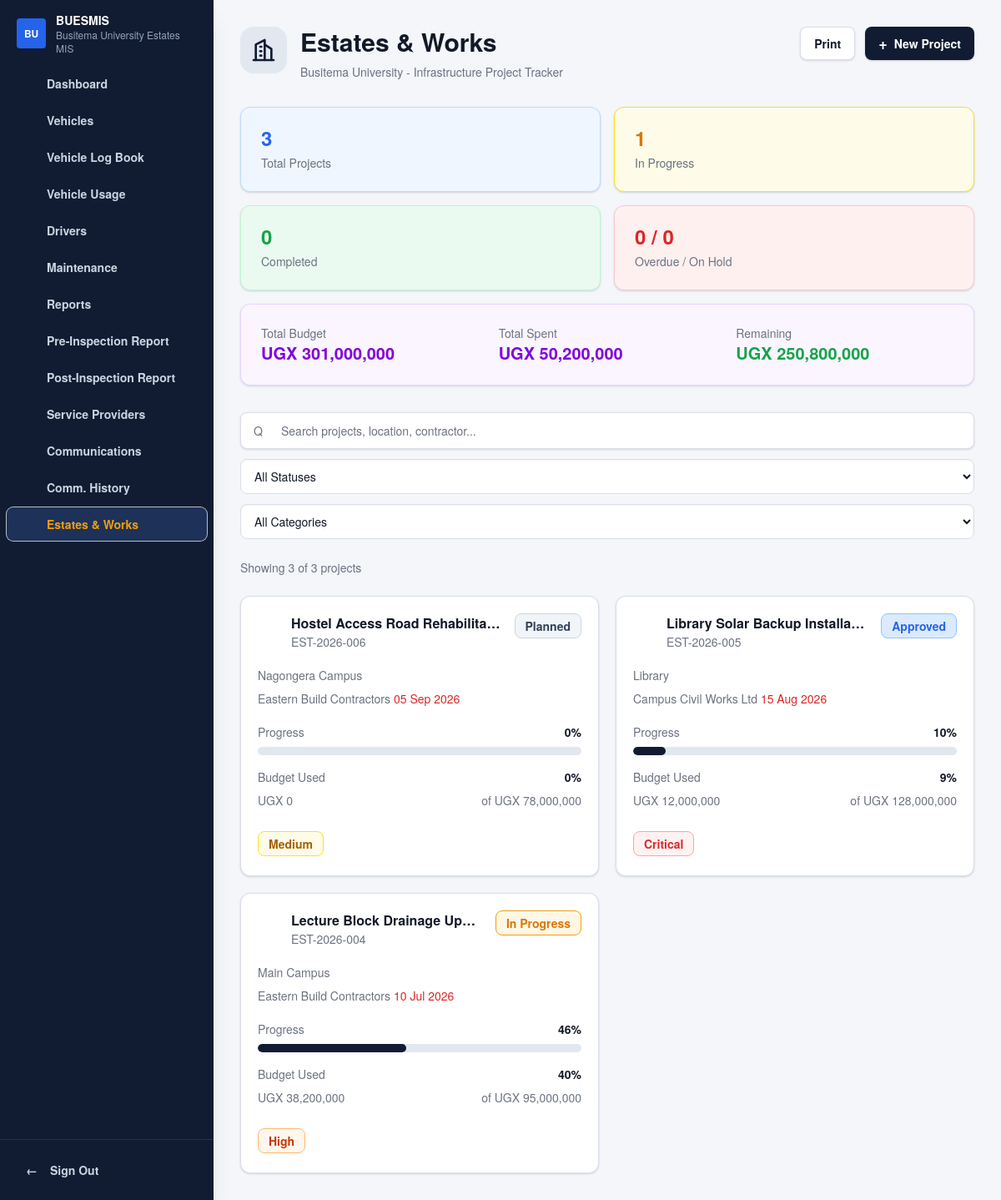
The page /modules/estates/index.php on the database its author committed.
### tables this page shows
CREATE TABLE `estate_projects` (
  `id` int(10) UNSIGNED NOT NULL,
  `contractor_id` int(10) UNSIGNED DEFAULT NULL,
  `created_by` int(10) UNSIGNED DEFAULT NULL,
  `project_name` varchar(180) NOT NULL,
  `project_code` varchar(50) NOT NULL,
  `location` varchar(150) DEFAULT NULL,
  `category` varchar(100) DEFAULT NULL,
  `funding_source` varchar(150) DEFAULT NULL,
  `status` enum('planned','approved','in_progress','on_hold','completed','cancelled') NOT NULL DEFAULT 'planned',
  `priority` enum('low','medium','high','critical') NOT NULL DEFAULT 'medium',
  `start_date` date DEFAULT NULL,
  `deadline` date DEFAULT NULL,
  `budget` decimal(16,2) NOT NULL DEFAULT 0.00,
  `spent` decimal(16,2) NOT NULL DEFAULT 0.00,
  `progress_percent` tinyint(3) UNSIGNED NOT NULL DEFAULT 0,
  `description` text DEFAULT NULL,
  `created_at` timestamp NOT NULL DEFAULT current_timestamp(),
  `updated_at` timestamp NULL DEFAULT NULL ON UPDATE current_timestamp()
);

CREATE TABLE `contractors` (
  `id` int(10) UNSIGNED NOT NULL,
  `name` varchar(150) NOT NULL,
  `contact_person` varchar(120) DEFAULT NULL,
  `phone` varchar(30) DEFAULT NULL,
  `email` varchar(150) DEFAULT NULL,
  `town` varchar(100) DEFAULT NULL,
  `created_at` timestamp NOT NULL DEFAULT current_timestamp(),
  `updated_at` timestamp NULL DEFAULT NULL ON UPDATE current_timestamp()
);

### modules/estates/index.php (the view, shortened to what the rows shown need)
<?php
require_once __DIR__ . '/../../handlers/estates.php';
extract(estateFetchPageData());
require_once __DIR__ . '/helpers.php';
include __DIR__ . '/../../includes/header.php';
?>
<main class="min-h-screen lg:pl-64">
    <div class="mx-auto max-w-[1536px] px-4 py-8 sm:px-6 lg:px-8">
        <div class="mb-8 flex flex-col gap-4 lg:flex-row lg:items-start lg:justify-between">
            <div class="flex items-start gap-4">
                <div>
                    <h1 class="text-2xl font-extrabold tracking-normal text-fleet-ink sm:text-3xl">Estates &amp; Works</h1>
                </div>
            </div>
        </div>
        <section class="mb-4 grid gap-4 md:grid-cols-2 xl:grid-cols-4">
            <article class="interactive-card rounded-xl border border-blue-200 bg-blue-50 p-6 shadow-fleet-card"><p class="text-2xl font-extrabold leading-6 text-fleet-primary"><?= (int) $estateSummary['total_projects']; ?></p><p class="mt-2 text-sm text-fleet-muted">Total Projects</p></article>
            <article class="interactive-card rounded-xl border border-yellow-300 bg-yellow-50 p-6 shadow-fleet-card"><p class="text-2xl font-extrabold leading-6 text-fleet-warning-strong"><?= (int) $estateSummary['in_progress']; ?></p><p class="mt-2 text-sm text-fleet-muted">In Progress</p></article>
            <article class="interactive-card rounded-xl border border-green-200 bg-fleet-success-soft p-6 shadow-fleet-card"><p class="text-2xl font-extrabold leading-6 text-fleet-success"><?= (int) $estateSummary['completed']; ?></p><p class="mt-2 text-sm text-fleet-muted">Completed</p></article>
            <article class="interactive-card rounded-xl border border-red-200 bg-fleet-danger-soft p-6 shadow-fleet-card"><p class="text-2xl font-extrabold leading-6 text-fleet-danger"><?= (int) $estateSummary['overdue']; ?> / <?= (int) $estateSummary['on_hold']; ?></p><p class="mt-2 text-sm text-fleet-muted">Overdue / On Hold</p></article>
        </section>
        <section class="<?= $hasProjects ? 'grid' : 'hidden'; ?> gap-5 md:grid-cols-2 xl:grid-cols-4" data-estate-project-list>
            <?php foreach ($projects as $project): ?>
                <article
                    class="estate-project-card group interactive-card relative overflow-hidden rounded-xl border border-fleet-line bg-fleet-surface p-5 shadow-fleet-card"
                    data-project-id="<?= htmlspecialchars((string) $project['id'], ENT_QUOTES, 'UTF-8'); ?>"
                    data-status="<?= htmlspecialchars($project['status'], ENT_QUOTES, 'UTF-8'); ?>"
                    data-category="<?= htmlspecialchars($project['category'], ENT_QUOTES, 'UTF-8'); ?>"
                    data-name="<?= htmlspecialchars($project['name'], ENT_QUOTES, 'UTF-8'); ?>"
                    data-code="<?= htmlspecialchars($project['code'], ENT_QUOTES, 'UTF-8'); ?>"
                    data-location="<?= htmlspecialchars($project['location'], ENT_QUOTES, 'UTF-8'); ?>"
                    data-contractor="<?= htmlspecialchars($project['contractor'], ENT_QUOTES, 'UTF-8'); ?>"
                    data-contractor-contact="<?= htmlspecialchars($project['contractor_contact'], ENT_QUOTES, 'UTF-8'); ?>"
                    data-start="<?= htmlspecialchars($project['start'], ENT_QUOTES, 'UTF-8'); ?>"
                    data-start-raw="<?= htmlspecialchars($project['start_raw'], ENT_QUOTES, 'UTF-8'); ?>"
                    data-deadline="<?= htmlspecialchars($project['deadline'], ENT_QUOTES, 'UTF-8'); ?>"
                    data-deadline-raw="<?= htmlspecialchars($project['deadline_raw'], ENT_QUOTES, 'UTF-8'); ?>"
                    data-funding="<?= htmlspecialchars($project['funding'], ENT_QUOTES, 'UTF-8'); ?>"
                    data-priority="<?= htmlspecialchars($project['priority'], ENT_QUOTES, 'UTF-8'); ?>"
                    data-progress="<?= (int) $project['progress']; ?>"
                    data-budget="<?= htmlspecialchars($project['budget'], ENT_QUOTES, 'UTF-8'); ?>"
                    data-budget-raw="<?= htmlspecialchars($project['budget_raw'], ENT_QUOTES, 'UTF-8'); ?>"
                    data-spent="<?= htmlspecialchars($project['spent'], ENT_QUOTES, 'UTF-8'); ?>"
                    data-spent-raw="<?= htmlspecialchars($project['spent_raw'], ENT_QUOTES, 'UTF-8'); ?>"
                    data-remaining="<?= htmlspecialchars($project['remaining'], ENT_QUOTES, 'UTF-8'); ?>"
                    data-description="<?= htmlspecialchars($project['description'], ENT_QUOTES, 'UTF-8'); ?>"
                    data-search="<?= htmlspecialchars($project['search'], ENT_QUOTES, 'UTF-8'); ?>"
                >
                    <div class="flex items-start justify-between gap-4">
                        <div class="min-w-0">
                            <div class="flex items-start gap-3">
                                <span class="text-fleet-warning-strong"><?= estateProjectIcon($project['icon']); ?></span>
                                <div class="min-w-0">
                                    <h2 class="truncate text-base font-extrabold text-fleet-ink" title="<?= htmlspecialchars($project['name'], ENT_QUOTES, 'UTF-8'); ?>"><?= htmlspecialchars($project['name'], ENT_QUOTES, 'UTF-8'); ?></h2>
                                    <p class="text-sm text-fleet-muted"><?= htmlspecialchars($project['code'], ENT_QUOTES, 'UTF-8'); ?></p>
                                </div>
                            </div>
                        </div>
                        <span class="shrink-0 rounded-lg border px-3 py-1 text-sm font-semibold <?= $statusClasses[$project['status']] ?? 'border-slate-300 bg-slate-100 text-slate-700'; ?>"><?= htmlspecialchars($project['status'], ENT_QUOTES, 'UTF-8'); ?></span>
                    </div>
                    <div class="mt-5 space-y-2 text-sm text-fleet-muted">
                        <p><?= htmlspecialchars($project['location'], ENT_QUOTES, 'UTF-8'); ?></p>
                        <p><?= htmlspecialchars($project['contractor'], ENT_QUOTES, 'UTF-8'); ?> <span class="text-fleet-danger"><?= htmlspecialchars($project['deadline'], ENT_QUOTES, 'UTF-8'); ?></span></p>
                    </div>
                    <div class="mt-5">
                        <div class="mb-2 flex items-center justify-between text-sm"><span class="text-fleet-muted">Progress</span><span class="font-extrabold text-fleet-ink"><?= (int) $project['progress']; ?>%</span></div>
                        <div class="h-2.5 overflow-hidden rounded-full bg-slate-200"><div class="h-full rounded-full bg-fleet-sidebar" style="width: <?= (int) $project['progress']; ?>%"></div></div>
                    </div>
                    <div class="mt-4">
                        <div class="mb-2 flex items-center justify-between text-sm"><span class="text-fleet-muted">Budget Used</span><span class="font-extrabold text-fleet-ink"><?= (int) $project['budget_used']; ?>%</span></div>
                        <div class="flex items-center justify-between gap-3 text-sm text-fleet-muted"><span><?= htmlspecialchars($project['spent'], ENT_QUOTES, 'UTF-8'); ?></span><span>of <?= htmlspecialchars($project['budget'], ENT_QUOTES, 'UTF-8'); ?></span></div>
                    </div>
                    <div class="mt-6 flex items-center justify-between">
                        <span class="rounded-lg border px-3 py-1 text-sm font-semibold <?= $priorityClasses[$project['priority']] ?? 'border-slate-300 bg-slate-50 text-slate-700'; ?>"><?= htmlspecialchars($project['priority'], ENT_QUOTES, 'UTF-8'); ?></span>
                    </div>
                </article>
            <?php endforeach; ?>
        </section>
    </div>
</main>
<?php include __DIR__ . '/../../includes/footer.php'; ?>

### modules/estates/helpers.php
<?php
function estateProjectIcon(string $name): string
{
    $attrs = 'class="h-7 w-7 shrink-0" viewBox="0 0 24 24" fill="none" stroke="currentColor" stroke-width="2" stroke-linecap="round" stroke-linejoin="round" aria-hidden="true"';
    $paths = [
        'crane' => '<path d="M3 21h18"></path><path d="M6 21V7h8"></path><path d="M6 7 3 4"></path><path d="M14 7l5 5"></path><path d="M19 12v3"></path><path d="M9 21v-8"></path>',
        'road' => '<path d="M6 20 10 4"></path><path d="m14 4 4 16"></path><path d="M12 8v2"></path><path d="M12 14v2"></path>',
        'barrier' => '<path d="M4 20v-6"></path><path d="M20 20v-6"></path><path d="M3 14h18"></path><path d="m5 14 5-6"></path><path d="m12 14 5-6"></path>',
        'bolt' => '<path d="M13 2 3 14h8l-1 8 10-12h-8z"></path>',
    ];
    return '<svg ' . $attrs . '>' . ($paths[$name] ?? $paths['crane']) . '</svg>';
}

### rows shown on the page
estate_projects: id "3", contractor "1", progress_percent "0", project_name "Hostel Access Road Rehabilita…", project_code "EST-2026-006", status "Planned", location "Nagongera Campus", contractor.name "Eastern Build Contractors", deadline "05 Sep 2026", spent "UGX 0", budget "UGX 78,000,000", priority "Medium"
estate_projects: project_name "Library Solar Backup Installa…", project_code "EST-2026-005", status "Approved", location "Library", contractor.name "Campus Civil Works Ltd", deadline "15 Aug 2026", progress_percent "10", budget_used "9", spent "UGX 12,000,000", budget "UGX 128,000,000", priority "Critical"
estate_projects: project_name "Lecture Block Drainage Up…", project_code "EST-2026-004", status "In Progress", location "Main Campus", contractor.name "Eastern Build Contractors", deadline "10 Jul 2026", progress_percent "46", budget_used "40", spent "UGX 38,200,000", budget "UGX 95,000,000", priority "High"

### other values the page prints
$item['label'] "Dashboard"
$item['label'] "Vehicles"
$item['label'] "Vehicle Log Book"
$item['label'] "Vehicle Usage"
$item['label'] "Drivers"
$item['label'] "Maintenance"
$item['label'] "Reports"
$item['label'] "Pre-Inspection Report"
$item['label'] "Post-Inspection Report"
$item['label'] "Service Providers"
$item['label'] "Communications"
$item['label'] "Comm. History"
$item['label'] "Estates & Works"
estateFormatMoney((float) $estateSummary['total_budget']) "UGX 301,000,000"
estateFormatMoney((float) $estateSummary['total_spent']) "UGX 50,200,000"
